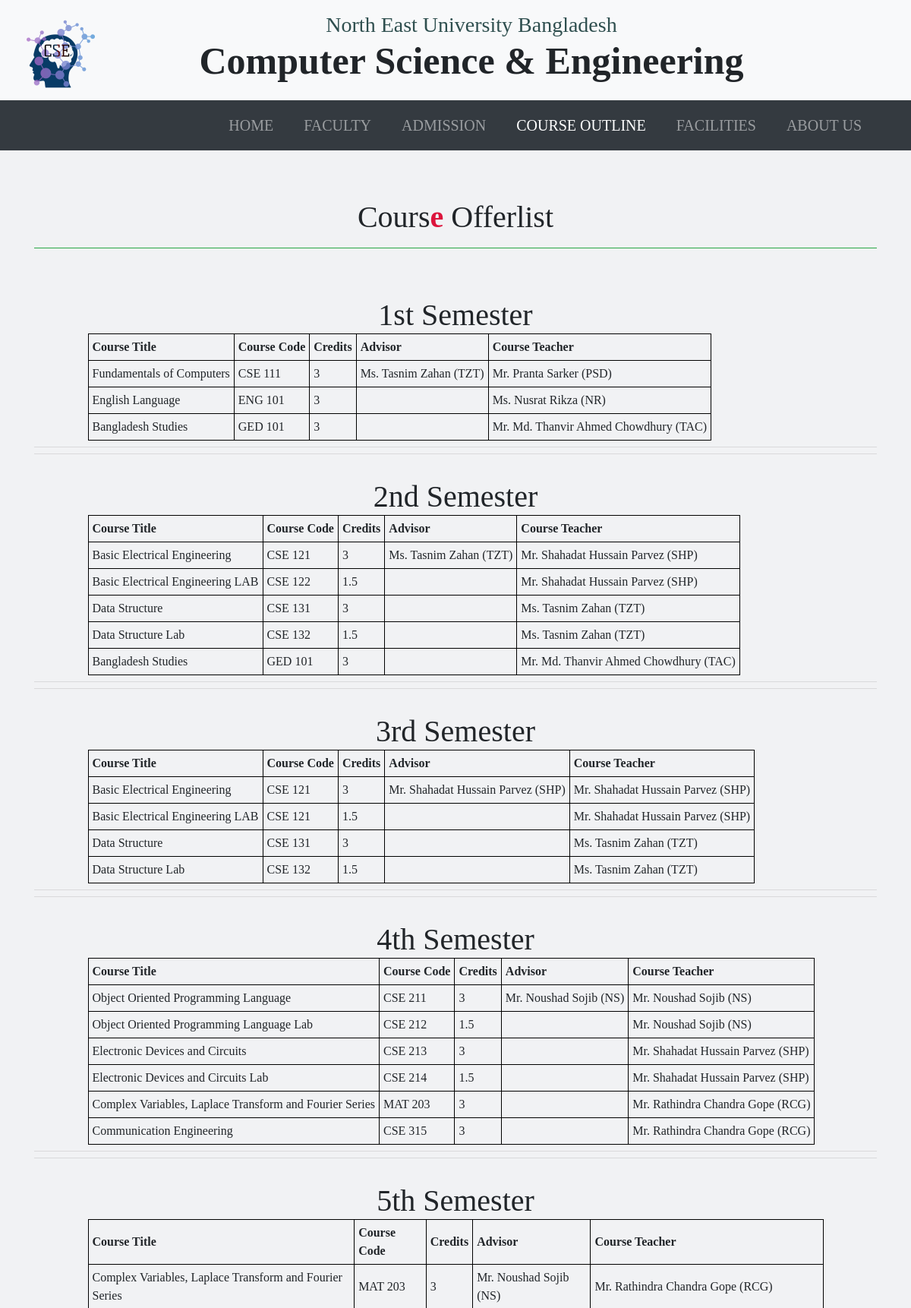
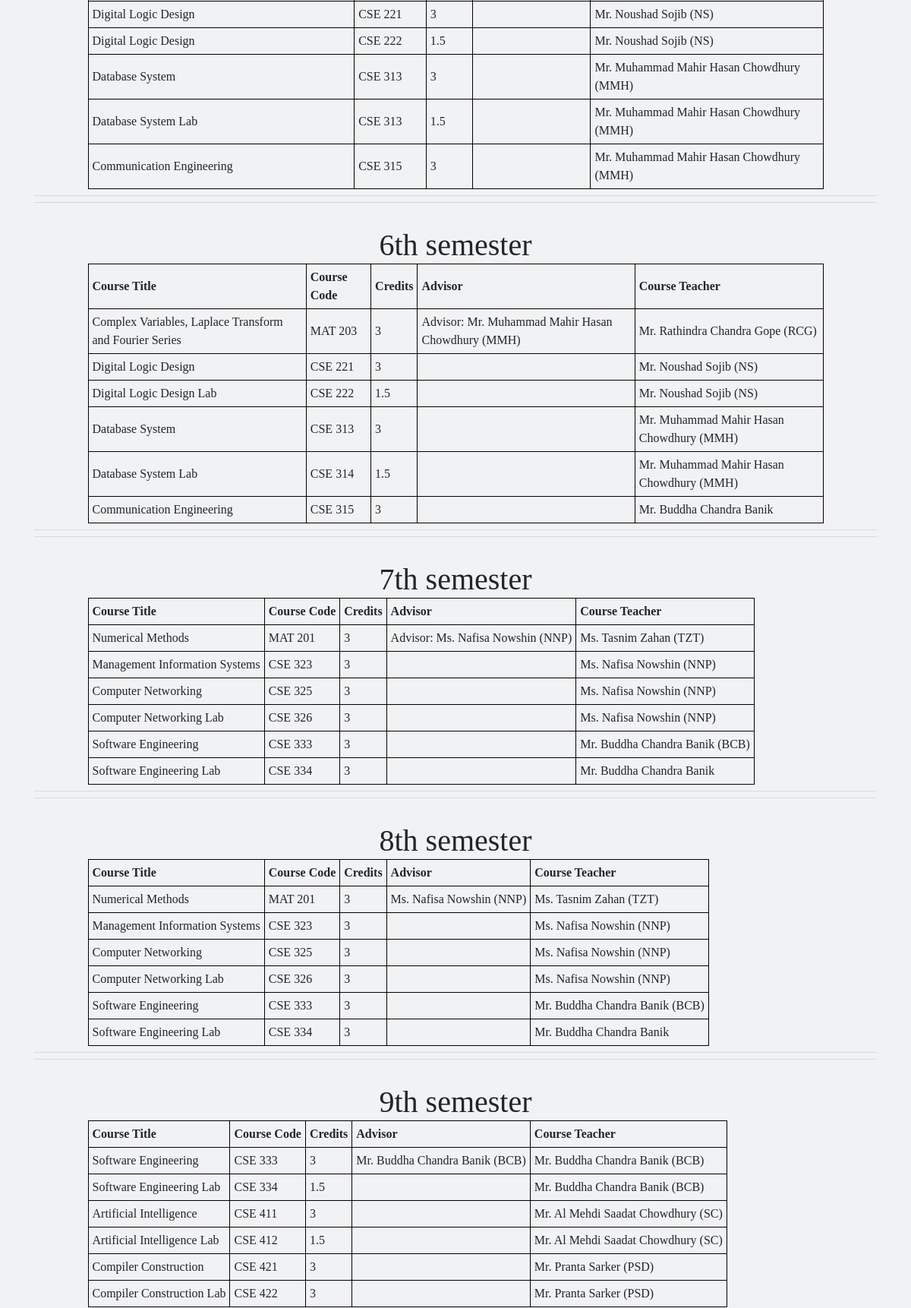
/course-outline.php (upper part), run on the app's committed database (2 pictures, top to bottom).
### tables this page shows
CREATE TABLE `course` (
  `id` int(11) NOT NULL,
  `name` varchar(255) NOT NULL,
  `course1` varchar(255) NOT NULL,
  `course-code1` varchar(255) NOT NULL,
  `course-title1` varchar(255) NOT NULL,
  `course-credits1` float NOT NULL,
  `course-teacher1` varchar(255) NOT NULL,
  `course-code2` varchar(255) NOT NULL,
  `course-title2` varchar(255) NOT NULL,
  `course-credits2` float NOT NULL,
  `course-teacher2` varchar(255) NOT NULL,
  `course-code3` varchar(255) NOT NULL,
  `course-title3` varchar(255) NOT NULL,
  `course-credits3` float NOT NULL,
  `course-teacher3` varchar(255) NOT NULL,
  `course-code4` varchar(255) NOT NULL,
  `course-title4` varchar(255) NOT NULL,
  `course-credits4` float NOT NULL,
  `course-teacher4` varchar(255) NOT NULL,
  `course-code5` varchar(255) NOT NULL,
  `course-title5` varchar(255) NOT NULL,
  `course-credits5` float NOT NULL,
  `course-teacher5` varchar(255) NOT NULL,
  `course-code6` varchar(255) NOT NULL,
  `course-title6` varchar(255) NOT NULL,
  `course-credits6` float NOT NULL,
  `course-teacher6` varchar(255) NOT NULL,
  `course-code7` varchar(255) NOT NULL,
  `course-title7` varchar(255) NOT NULL,
  `course-credits7` float NOT NULL,
  `course-teacher7` varchar(255) NOT NULL,
  `course-code8` varchar(255) NOT NULL,
  `course-title8` varchar(255) NOT NULL,
  `course-credits8` float NOT NULL,
  `course-teacher8` varchar(255) NOT NULL
);

### course-outline.php (the view, shortened to what this page needs)
<?php
    $conn = mysqli_connect('localhost', 'root', '', 'cse');
    $sql2 = "SELECT * from course";
    $result2 =  mysqli_query($conn, $sql2);
?>
<!DOCTYPE html>
<html lang="en">
<head>
  <link rel="stylesheet" href="https://stackpath.bootstrapcdn.com/bootstrap/4.5.0/css/bootstrap.min.css"
>
  <link rel="stylesheet" href="fonts/font.css">
  <link rel="stylesheet" href="css/style.css">
</head>
<body>
  <header class="bg-light">
    <div class="container">
        <div class="row heading py-3">
            <a class="navbar-brand" href="#home"><img class="img-fluid" src="img/logo.png" alt=""></a>
          <div class="col-md-10 text-center">
            <h3>North East University Bangladesh</h3>
            <h1>Computer Science & Engineering</h1>
           </div>
         </div>
    </div>
    <nav class="navbar navbar-expand-lg  navbar-dark bg-dark">
        <div class="container">
            <div class="collapse navbar-collapse" id="navbarNav">
                <ul class="navbar-nav ml-auto">
                    <li class="nav-item"><a class="nav-link" href="index.php">Home</a></li>
                    <li class="nav-item "><a class="nav-link" href="faculty.php">Faculty</a></li>
                    <li class="nav-item "><a class="nav-link" href="admission.php">Admission</a></li>
                    <li class="nav-item active"><a class="nav-link" href="course-outline.php">Course Outline</a></li>
                    <li class="nav-item"><a class="nav-link" href="facilities.php">Facilities</a></li>
                    <li class="nav-item"><a class="nav-link" href="about.php">About Us</a></li>
                </ul>
            </div>
        </div>
    </nav>
</header>
<section id="course" class="py-5">
    <div class="container">
      <div class="row py-3 mb-5">
        <div class="col-12">
            <div class="course-header text-center border-bottom border-success pb-3">
                <h1 >Cours<span>e</span>  Offerlist</h1>
               </div>
        </div>
      </div>
      <?php while($row = mysqli_fetch_assoc($result2)) { ?>
                                <div class="row text-center x">
                                    <div class="col-lg-12 ">
                                           <table>
                                               <h1 class="text-center"><?php echo $row['name'] ?></h1>
                                               <tr>
                                                   <th>Course Title</th>
                                                   <th>Course Code</th>
                                                   <th>Credits</th>
                                                   <th>Advisor</th>
                                                   <th>Course Teacher</th>
                                               </tr>
                                               <tr>
                                                   <td><?php echo $row['course-title1'] ?></td>
                                                   <td><?php echo $row['course-code1'] ?></td>
                                                   <td><?php echo $row['course-credits1'] ?></td>
                                                   <td><?php echo $row['course1'] ?></td>
                                                   <td><?php echo $row['course-teacher1'] ?></td>
                                               </tr>
                                               <tr>
                                                   <td><?php echo $row['course-title2'] ?></td>
                                                   <td><?php echo $row['course-code2'] ?></td>
                                                   <td><?php echo $row['course-credits2'] ?></td>
                                                   <td></td>
                                                   <td><?php echo $row['course-teacher2'] ?></td>
                                               </tr>
                                               <tr>
                                                   <td><?php echo $row['course-title3'] ?></td>
                                                   <td><?php echo $row['course-code3'] ?></td>
                                                   <td><?php echo $row['course-credits3'] ?></td>
                                                   <td></td>
                                                   <td><?php echo $row['course-teacher3'] ?></td>
                                               </tr>
                                               <?php if(!empty($row['course-code4'])) : ?>
                                                   <tr>
                                                           <td><?php echo $row['course-title4'] ?></td>
                                                           <td><?php echo $row['course-code4'] ?></td>
                                                           <td><?php echo $row['course-credits4'] ?></td>
                                                           <td></td>
                                                           <td><?php echo $row['course-teacher4'] ?></td>
                                                       </tr>
                                                <?php endif; ?>
                                                <?php if(!empty($row['course-code5'])) : ?>
                                                   <tr>
                                                           <td><?php echo $row['course-title5'] ?></td>
                                                           <td><?php echo $row['course-code5'] ?></td>
                                                           <td><?php echo $row['course-credits5'] ?></td>
                                                           <td></td>
                                                           <td><?php echo $row['course-teacher5'] ?></td>
                                                       </tr>
                                                <?php endif; ?>
                                                <?php if(!empty($row['course-code6'])) : ?>
                                                   <tr>
                                                           <td><?php echo $row['course-title6'] ?></td>
                                                           <td><?php echo $row['course-code6'] ?></td>
                                                           <td><?php echo $row['course-credits6'] ?></td>
                                                           <td></td>
                                                           <td><?php echo $row['course-teacher6'] ?></td>
                                                       </tr>
                                                <?php endif; ?>
                                           </table>
                                   </div>
                                </div>
                                <hr> <hr>
                                    <br>
                       <?php } ?>
    </div>
</section>
</body>
</html>

### css/style.css (style rules this page uses)
* { padding: 0; margin: 0; }
body { font-family:"barlow"; }
h1,h2,h3,h4,h5,h6 { margin: 0; }
hr { margin-top: 0.5rem; margin-bottom: 0.5rem; }
span { color: crimson; font-weight: bold; }
.navbar-brand { width: 100px; height: 100px; }
header .heading h1 { font-size: 50px; font-weight: bold; }
header .heading h3 { color: darkslategray; }
.navbar-nav .nav-item .nav-link { padding: 10px 20px; font-size: 20px; text-transform: uppercase; }
::placeholder { color: #999; }

### course-outline.php (style rules this page uses)
table, th, td { border: 1px solid black; border-collapse: collapse; }
th, td { padding: 5px; text-align: left; }
.x { width:90%; margin:0 auto; }
#course { background-color:#F1F2F4; }

### data on the page
course: name "1st Semester", value "Fundamentals of Computers", value "CSE 111", value "3", course1 "Ms. Tasnim Zahan (TZT)", value "Mr. Pranta Sarker (PSD)", value "English Language", value "ENG 101", value "Ms. Nusrat Rikza (NR)", value "Bangladesh Studies", value "GED 101", value "Mr. Md. Thanvir Ahmed Chowdhury (TAC)"
course: name "2nd Semester", value "Basic Electrical Engineering", value "CSE 121", value "3", course1 "Ms. Tasnim Zahan (TZT)", value "Mr. Shahadat Hussain Parvez (SHP)", value "Basic Electrical Engineering LAB", value "CSE 122", value "1.5", value "Data Structure", value "CSE 131", value "Ms. Tasnim Zahan (TZT)", value "Data Structure Lab", value "CSE 132", value "Bangladesh Studies", value "GED 101", value "Mr. Md. Thanvir Ahmed Chowdhury (TAC)"
course: name "3rd Semester", value "Basic Electrical Engineering", value "CSE 121", value "3", course1 "Mr. Shahadat Hussain Parvez (SHP)", value "Mr. Shahadat Hussain Parvez (SHP)", value "Basic Electrical Engineering LAB", value "1.5", value "Data Structure", value "CSE 131", value "Ms. Tasnim Zahan (TZT)", value "Data Structure Lab", value "CSE 132"
course: name "4th Semester", value "Object Oriented Programming Language", value "CSE 211", value "3", course1 "Mr. Noushad Sojib (NS)", value "Mr. Noushad Sojib (NS)", value "Object Oriented Programming Language Lab", value "CSE 212", value "1.5", value "Electronic Devices and Circuits", value "CSE 213", value "Mr. Shahadat Hussain Parvez (SHP)", value "Electronic Devices and Circuits Lab", value "CSE 214", value "Complex Variables, Laplace Transform and Fourier Series", value "MAT 203", value "Mr. Rathindra Chandra Gope (RCG)", value "Communication Engineering", value "CSE 315"
course: name "5th Semester", value "Complex Variables, Laplace Transform and Fourier Series", value "MAT 203", value "3", course1 "Mr. Noushad Sojib (NS)", value "Mr. Rathindra Chandra Gope (RCG)", value "Digital Logic Design", value "CSE 221", value "Mr. Noushad Sojib (NS)", value "CSE 222", value "1.5", value "Database System", value "CSE 313", value "Mr. Muhammad Mahir Hasan Chowdhury (MMH)", value "Database System Lab", value "Communication Engineering", value "CSE 315"
course: name "6th semester", value "Complex Variables, Laplace Transform and Fourier Series", value "MAT 203", value "3", course1 "Advisor: Mr. Muhammad Mahir Hasan Chowdhury (MMH)", value "Mr. Rathindra Chandra Gope (RCG)", value "Digital Logic Design", value "CSE 221", value "Mr. Noushad Sojib (NS)", value "Digital Logic Design Lab", value "CSE 222", value "1.5", value "Database System", value "CSE 313", value "Mr. Muhammad Mahir Hasan Chowdhury (MMH)", value "Database System Lab", value "CSE 314", value "Communication Engineering", value "CSE 315", value "Mr. Buddha Chandra Banik"
course: name "7th semester", value "Numerical Methods", value "MAT 201", value "3", course1 "Advisor: Ms. Nafisa Nowshin (NNP)", value "Ms. Tasnim Zahan (TZT)", value "Management Information Systems", value "CSE 323", value "Ms. Nafisa Nowshin (NNP)", value "Computer Networking", value "CSE 325", value "Computer Networking Lab", value "CSE 326", value "Software Engineering", value "CSE 333", value "Mr. Buddha Chandra Banik (BCB)", value "Software Engineering Lab", value "CSE 334", value "Mr. Buddha Chandra Banik"
course: name "8th semester", value "Numerical Methods", value "MAT 201", value "3", course1 "Ms. Nafisa Nowshin (NNP)", value "Ms. Tasnim Zahan (TZT)", value "Management Information Systems", value "CSE 323", value "Ms. Nafisa Nowshin (NNP)", value "Computer Networking", value "CSE 325", value "Computer Networking Lab", value "CSE 326", value "Software Engineering", value "CSE 333", value "Mr. Buddha Chandra Banik (BCB)", value "Software Engineering Lab", value "CSE 334", value "Mr. Buddha Chandra Banik"
course: name "9th semester", value "Software Engineering", value "CSE 333", value "3", course1 "Mr. Buddha Chandra Banik (BCB)", value "Mr. Buddha Chandra Banik (BCB)", value "Software Engineering Lab", value "CSE 334", value "1.5", value "Artificial Intelligence", value "CSE 411", value "Mr. Al Mehdi Saadat Chowdhury (SC)", value "Artificial Intelligence Lab", value "CSE 412", value "Compiler Construction", value "CSE 421", value "Mr. Pranta Sarker (PSD)", value "Compiler Construction Lab", value "CSE 422"
